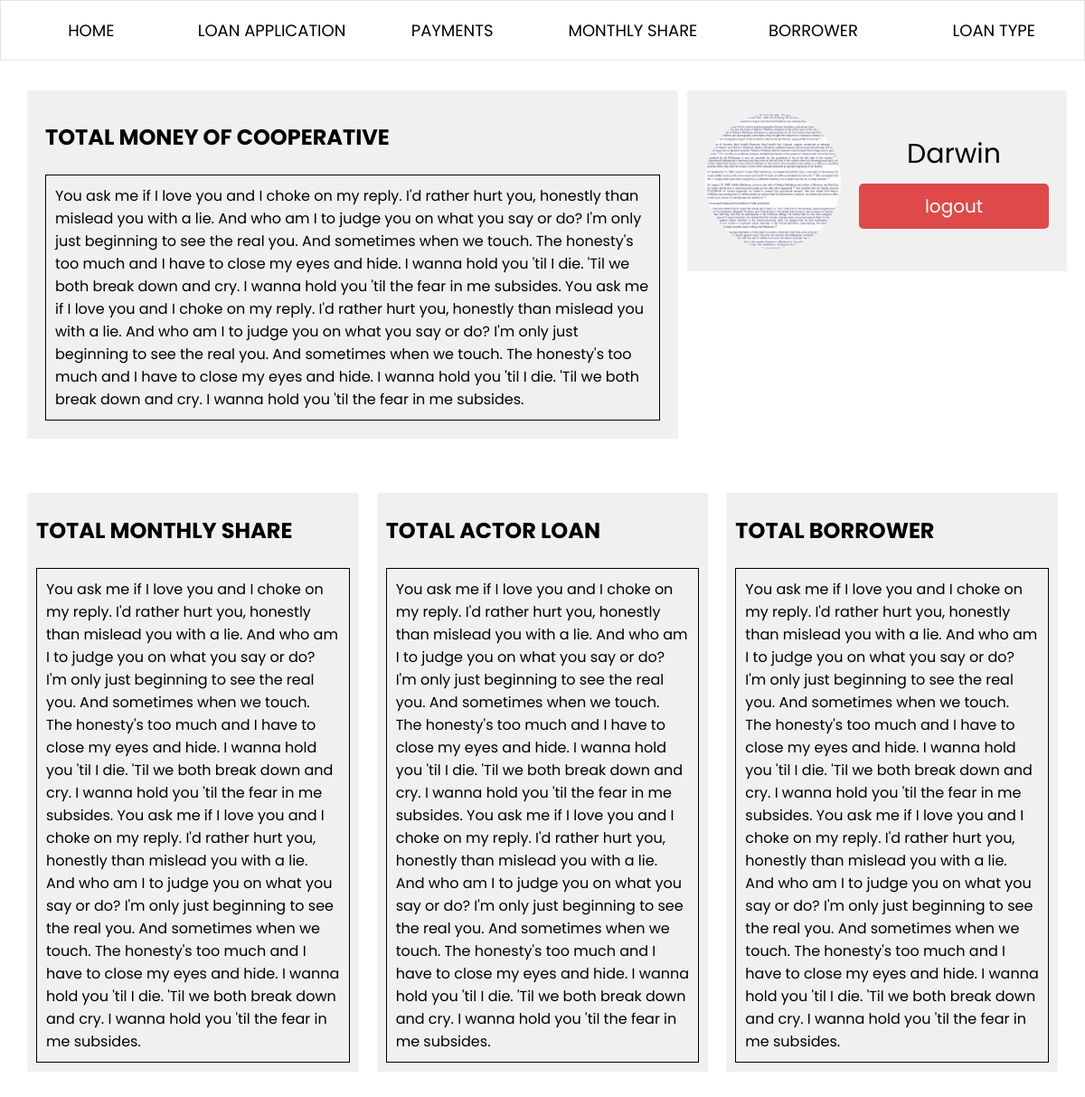
Screenshot of /user_type/user/home.php?id=1 (signed in) with the database file from the repository.
### tables this page shows
CREATE TABLE account (
  acc_id int(11) PRIMARY KEY NOT NULL AUTO_INCREMENT,
  name varchar(100) NOT NULL,
  address varchar(200) NOT NULL,
  contact int(13) NOT NULL,
  email varchar(50) NOT NULL,
  pass varchar(50) NOT NULL,
  image varchar(200) NOT NULL,
  user_type varchar(200) NOT NULL
);

### user_type/user/home.php (the view, shortened to what this page needs)
<?php
  if(isset($_SESSION['acc_id'])){
    @include '../../config.php';
    $acc_id = $_SESSION['acc_id'];
    $select = mysqli_query($conn, "SELECT * FROM `account` WHERE acc_id = '$acc_id' ") or die('query failed');
    $fetch = mysqli_fetch_assoc($select);
    $name = $fetch['name'];
    $image = $fetch['image'];
  } else {
    header('location:../../login.php');
  }
?>
<!DOCTYPE html>
<html>
  <head>
    <link rel="stylesheet" href="../../css/home.css">
    <link rel="stylesheet" href="../../css/header.css">
    <link rel="stylesheet" href="../../css/generals.css">
  </head>
  <body>
    <?php @include '../../header.php'; ?>
    <div class="home-container">
      <div class="total-container">
        <p class="total-title">TOTAL MONEY OF COOPERATIVE</p>
        <p class="total-description">
        You ask me if I love you and I choke on my reply.
        I'd rather hurt you, honestly than mislead you with a lie.
        And who am I to judge you on what you say or do?
        I'm only just beginning to see the real you.
        And sometimes when we touch. The honesty's too much
        and I have to close my eyes and hide. I wanna hold you 'til I die.
        'Til we both break down and cry. I wanna hold you 'til the fear in me subsides.
        You ask me if I love you and I choke on my reply.
        I'd rather hurt you, honestly than mislead you with a lie.
        And who am I to judge you on what you say or do?
        I'm only just beginning to see the real you.
        And sometimes when we touch. The honesty's too much
        and I have to close my eyes and hide. I wanna hold you 'til I die.
        'Til we both break down and cry. I wanna hold you 'til the fear in me subsides.
        </p>
      </div>
      <div class="profile-container">
        <?php
          if($image == ''){
              echo '<img src="../../images/default-avatar.png">';
          }else{
              echo '<img src="../../uploaded_img/'.$image.'">';
          }
        ?>
        <div class=profile-info>
          <p class="profile-name"><?php echo $name; ?></p>
          <a href="../../logout.php" class="btn-logout">logout</a>
        </div>
      </div>
    </div>
    <div class="subhome-container">
      <div class="subtotal-container">
        <p class="subtotal-title">TOTAL MONTHLY SHARE</p>
        <p class="subtotal-description">
        You ask me if I love you and I choke on my reply.
        I'd rather hurt you, honestly than mislead you with a lie.
        And who am I to judge you on what you say or do?
        I'm only just beginning to see the real you.
        And sometimes when we touch. The honesty's too much
        and I have to close my eyes and hide. I wanna hold you 'til I die.
        'Til we both break down and cry. I wanna hold you 'til the fear in me subsides.
        You ask me if I love you and I choke on my reply.
        I'd rather hurt you, honestly than mislead you with a lie.
        And who am I to judge you on what you say or do?
        I'm only just beginning to see the real you.
        And sometimes when we touch. The honesty's too much
        and I have to close my eyes and hide. I wanna hold you 'til I die.
        'Til we both break down and cry. I wanna hold you 'til the fear in me subsides.
        </p>
      </div>
      <div class="subtotal-container">
        <p class="subtotal-title">TOTAL ACTOR LOAN</p>
        <p class="subtotal-description">
        You ask me if I love you and I choke on my reply.
        I'd rather hurt you, honestly than mislead you with a lie.
        And who am I to judge you on what you say or do?
        I'm only just beginning to see the real you.
        And sometimes when we touch. The honesty's too much
        and I have to close my eyes and hide. I wanna hold you 'til I die.
        'Til we both break down and cry. I wanna hold you 'til the fear in me subsides.
        You ask me if I love you and I choke on my reply.
        I'd rather hurt you, honestly than mislead you with a lie.
        And who am I to judge you on what you say or do?
        I'm only just beginning to see the real you.
        And sometimes when we touch. The honesty's too much
        and I have to close my eyes and hide. I wanna hold you 'til I die.
        'Til we both break down and cry. I wanna hold you 'til the fear in me subsides.
        </p>
      </div>
      <div class="subtotal-container">
        <p class="subtotal-title">TOTAL BORROWER</p>
        <p class="subtotal-description">
        You ask me if I love you and I choke on my reply.
        I'd rather hurt you, honestly than mislead you with a lie.
        And who am I to judge you on what you say or do?
        I'm only just beginning to see the real you.
        And sometimes when we touch. The honesty's too much
        and I have to close my eyes and hide. I wanna hold you 'til I die.
        'Til we both break down and cry. I wanna hold you 'til the fear in me subsides.
        You ask me if I love you and I choke on my reply.
        I'd rather hurt you, honestly than mislead you with a lie.
        And who am I to judge you on what you say or do?
        I'm only just beginning to see the real you.
        And sometimes when we touch. The honesty's too much
        and I have to close my eyes and hide. I wanna hold you 'til I die.
        'Til we both break down and cry. I wanna hold you 'til the fear in me subsides.
        </p>
      </div>
    </div>
  </body>
</html>

### css/home.css (style rules this page uses)
.home-container { display: flex; flex-direction: row; padding: 20px; }
.profile-container { flex: 1; height: 200px; background-color: rgb(240, 240, 240); display: flex; flex-direction: row; align-items: center; justify-content: space-between; border-radius: 2px; margin-top: 0; }
.home-container .total-container { background-color: rgb(240, 240, 240); padding: 10px; margin: 10px; border-radius: 2px; margin-top: 0; }
.home-container .total-container .total-title, .subhome-container .subtotal-container .subtotal-title { margin-left: 10px; font-weight: bold; font-size: 24px; }
.home-container .total-container .total-description { flex: 2; margin: 10px; border: 1px solid black; padding: 10px; }
.home-container .profile-container img { height: 150px; width: 150px; border-radius: 50%; object-fit: cover; margin: 20px; }
.home-container .profile-container .profile-info { display: flex; flex-direction: column; justify-content: center; align-items: center; flex: 1; margin-right: 20px; }
.home-container .profile-container .profile-info .profile-name { margin: 0; font-size: 30px; }
.home-container .profile-container .profile-info .btn-logout { background-color: rgb(223, 73, 73); text-decoration: none; }
.home-container .profile-container .profile-info .btn-update-profile, .home-container .profile-container .profile-info .btn-logout { width: 150px; border-radius: 5px; padding:10px 30px; color: white; display: block; text-align: center; cursor: pointer; font-size: 20px; margin-top: 10px; }
.subhome-container { display: flex; flex-direction: row; grid-template-rows: 1fr 1fr 1fr; padding: 20px; }
.subhome-container .subtotal-container { background-color: rgb(240, 240, 240); margin: 10px; border-radius: 2px; }
.subhome-container .subtotal-container .subtotal-description { margin: 10px; border: 1px solid black; padding: 10px; flex: 1; }

### css/generals.css (style rules this page uses)
body { margin: 0; margin-top: 80px; font-family: 'Poppins', sans-serif; }

### rows the page displays
account: image (picture), name "Darwin"
